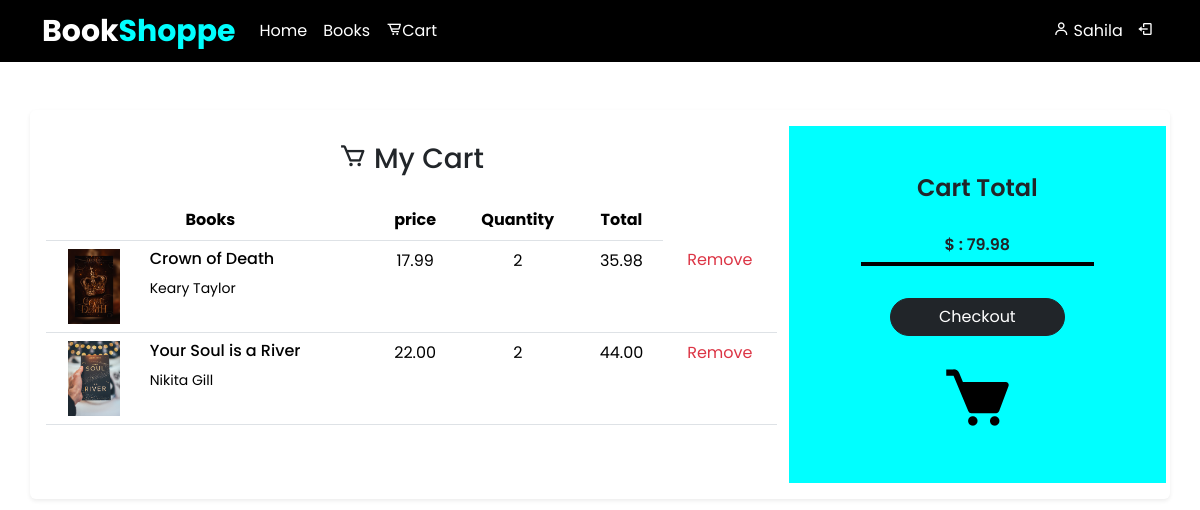
The page /cart/ (signed in) on the database its author committed.
### BookShoppe/models.py (models this page shows, shortened)
class Cart(models.Model):
    user = models.ForeignKey(User,on_delete=models.CASCADE, null=True)
    book = models.ForeignKey(Book,on_delete=models.CASCADE)
    book_qty = models.IntegerField(default=False,null=False,blank=False)
    created_at = models.DateTimeField(auto_now_add=True)
    @property
    def total_cost(self):
        return self.book_qty * self.book.price

class Book(models.Model):
    title = models.CharField(max_length=100)
    author = models.CharField(max_length=100)
    price = models.DecimalField(max_digits=6, decimal_places=2)
    image = models.ImageField(upload_to=getFileName, null=True, blank=True)
    trending = models.BooleanField(default=False,help_text="0-default,1-Trending")
    quantity = models.IntegerField(null=False,blank=False)

### BookShoppe/views.py (the view)
# urls.py: path('cart/', views.cart_page, name='cart'),
def cart_page(request):
        if request.user.is_authenticated:
            cart=Cart.objects.filter(user=request.user)
            return render(request, "BookShoppe/cart.html", {"cart" : cart})
        else:
            return redirect('/')

### BookShoppe/templates/BookShoppe/cart.html (shortened to what this page needs)
{% load static %}
<!DOCTYPE html>
<html lang="en">
<head>
    <link rel="stylesheet" href="{% static 'BookShoppe/style.css' %}">
    <link href="https://cdn.jsdelivr.net/npm/bootstrap@5.3.2/dist/css/bootstrap.min.css" rel="stylesheet"
>
    <link href='https://unpkg.com/boxicons@2.1.4/css/boxicons.min.css' rel='stylesheet'>
</head>
<body>
    <nav class="navbar navbar-expand-lg bg-black" data-bs-theme="dark">
        <div class="container">
            <a class="logo navbar-brand" href="/index">
                <h3>Book<span>Shoppe</span></h3>
            </a>
            <div class="collapse navbar-collapse" id="navbarSupportedContent">
                <ul class="navbar-nav me-auto mb-2 mb-lg-0">
                    <li class="nav-item">
                        <a class="nav-link active" aria-current="page" href="/index">Home</a>
                    </li>
                    <li class="nav-item">
                        <a class="nav-link active" aria-current="page" href="/book_list">Books</a>
                    </li>
                    <li class="nav-item">
                        <a class="nav-link active" aria-current="page" href="/cart"><i
                                class='bx bx-cart-alt'></i>Cart</i></a>
                    </li>
                </ul>
                <div class="signup">
                    {% if request.user.is_authenticated %}
                    <a href="" class="text-decoration-none"><i class='bx bx-user'></i> {{request.user}}</a>
                    <a href="/logout_page"><i class='bx bx-log-out'></i></a>
                    {% else %}
                    <a href="/sign_up"><i class='bx bx-user'></i> Sign Up</a>
                    {% endif %}
                </div>
            </div>
        </div>
    </nav>
    {% if cart %}
    <div class="container text-center shadow-sm p-3 my-5 bg-body-white rounded">
        <div class="row">
            <div class="col-md-8 table-responsive">
                <h3 class="text-center py-3"><i class='bx bx-cart'></i> My Cart</h3>
                <table class="table">
                    <thead class="py-2">
                        <tr>
                            <th colspan="2">Books</th>
                            <th>price</th>
                            <th>Quantity</th>
                            <th>Total</th>
                        </tr>
                    </thead>
                    {% for book in cart %}
                    <tbody>
                        <tr>
                            <td><img src="{{book.book.image.url}}" height="75px" alt="{{book.title}}"></td>
                            <td>
                                <div class="text-start">
                                    <h6>{{book.book.title}}</h6>
                                    <small>{{book.book.author}}</small>
                                </div>
                            </td>
                            <td>{{book.book.price}}</td>
                            <td>{{book.book_qty}}</td>
                            <td class="amt">{{book.total_cost}}</td>
                            <td><a href="{% url 'remove_cart' book.id %}" class="text-danger text-decoration-none"
                                    onclick="return confirm('Are you sure? to Remove')">Remove</a>
                            </td>
                        </tr>
                        {% endfor %}
                    </tbody>
                </table>
            </div>
            <div class="cart-total col-md-4">
                <div class="container py-5">
                    <h4 class="mb-4 fw-semibold">Cart Total</h4>
                    <h6 id="net" class="fw-semibold border-bottom border-4 border-black py-2 mx-5">0</h6>
                    <a href="/checkout" class="btn btn-dark rounded-pill px-5 my-4">Checkout</a><br>
                    <div class="cart-icon">
                        <img src="{% static 'BookShoppe/images/bxs-cart.png' %}" alt="">
                    </div>
                </div>
            </div>
        </div>
    </div>
    {% endif %}
</body>
</html>

### static/BookShoppe/style.css (style rules this page uses)
* { margin: 0; padding: 0; font-family: 'Poppins', sans-serif; }
.logo h3 { margin: 0; color: white; font-size: 30px; font-weight: bold; }
.logo h3 span { color: aqua; }
a { text-decoration: none; }
.signup a { color: #fff; padding: 5px; }
.cart-total { background-color: aqua; }

### rows shown on the page
Cart: book.image (picture), book "Crown of Death", book.author "Keary Taylor", book.price "17.99", book_qty "2", total_cost "35.98"
Cart: book.image (picture), book "Your Soul is a River", book.author "Nikita Gill", book.price "22.00", book_qty "2", total_cost "44.00"

### other values the page prints
{{ request.user }} "Sahila"
